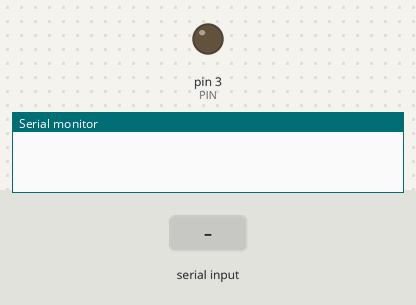
Bench run of a sketch on a simulated Arduino Uno, built with avr-gcc and run on an emulated ATmega328P. On the bench: output pins drawn as LEDs (lit = HIGH), the last lines printed to the serial monitor. The test bench sets the inputs (shaded band).

Above: at 1.2 s.
1.3 s: "1" received over Serial
At 1.9 s:
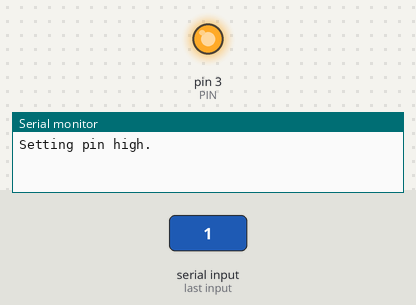
2.8 s: "0" received over Serial
At 4.2 s:
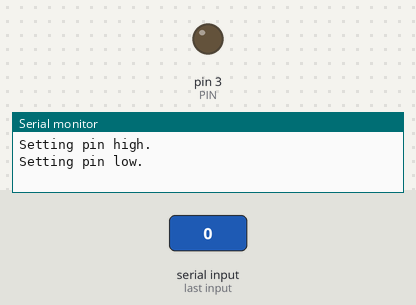
Timing chart, 0 to 5.8 s (numbered marks = the images above; inputs shaded):
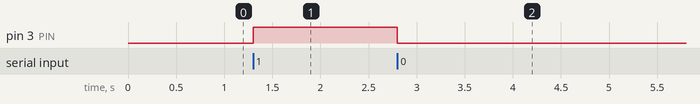

Measured:
- after the input at 1.3 s, pin 3 (PIN): LOW → HIGH at once
- after the input at 2.8 s, pin 3 (PIN): HIGH → LOW at once

The sketch:

multimeter.ino
```cpp
// The point of this program is to let you switch a pin on and off so you can measure its voltage
// with a multimeter.

const int PIN = 3;

// Sets up output pin and serial comms.
void setup() {
	Serial.begin(9600);
	pinMode(PIN, OUTPUT);

}

// Switches a pin high or low depending on input from user via serial port.
void loop() {
	if ( Serial.available() ) {
		char c = Serial.read();
		if (c == '0') {
			Serial.println("Setting pin low.");
			digitalWrite(PIN, LOW);
		}
		else if (c == '1') {
			Serial.println("Setting pin high.");
			digitalWrite(PIN, HIGH);
		}
		else {
			Serial.println("ERROR: Invalid input.");
		}
	}
}
```
